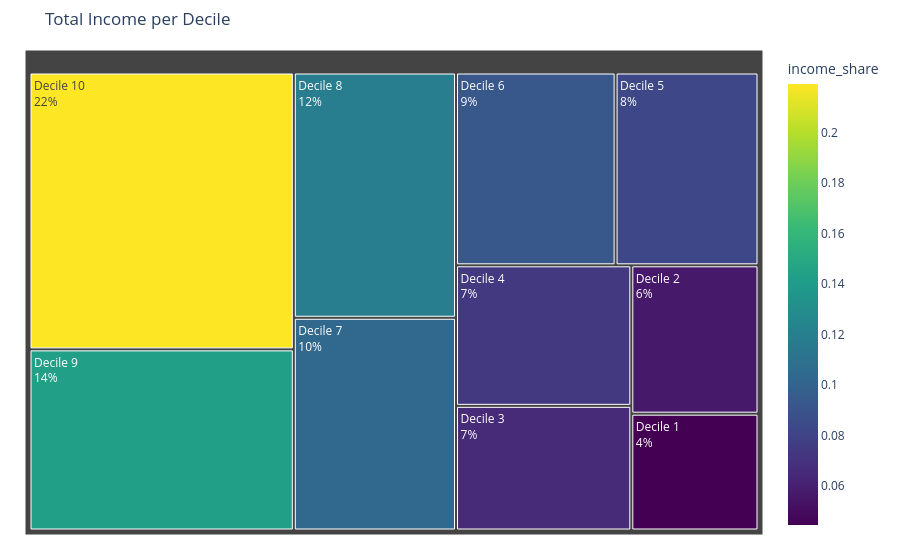

The code cell stored with this chart in its notebook:
### Markdown cell above
This can be further visualized using a **treemap**, which is an alternative way to visualize fractions.

### Code cell
import plotly.express as px
import plotly.io as pio
pio.renderers.default = "notebook_connected"

# Prepare data for plotting
income_treemap_data = income_sum.copy().reset_index(drop=True)
income_treemap_data["Decile"] = [f"Decile {i+1}" for i in range(len(income_treemap_data))]
income_treemap_data["income_share"] = (
    income_treemap_data["gross_monthly_income"] / income_treemap_data["gross_monthly_income"].sum()
)

fig = px.treemap(
    income_treemap_data,
    path=["Decile"],
    values="income_share",
    color="income_share",
    color_continuous_scale="Viridis",
    title="Total Income per Decile"
)

fig.update_traces(
    textinfo="label+percent entry",
    hovertemplate="<b>%{label}</b><br>Income share: %{value:.2%}<extra></extra>"
)

fig.update_layout(margin=dict(t=50, l=25, r=25, b=25))
fig

### Figure 1 — Plotly figure (JSON) as saved in the notebook; plotly's stock layout.template omitted (floating-point values rounded to 4 significant figures)
{"data": [{"branchvalues": "total", "customdata": [[0.0445], [0.05651], [0.06545], [0.07379], [0.08252], [0.09215], [0.1033], [0.1192], [0.1434], [0.2192]], "domain": {"x": [0, 1], "y": [0, 1]}, "hovertemplate": "<b>%{label}</b><br>Income share: %{value:.2%}<extra></extra>", "ids": ["Decile 1", "Decile 2", "Decile 3", "Decile 4", "Decile 5", "Decile 6", "Decile 7", "Decile 8", "Decile 9", "Decile 10"], "labels": ["Decile 1", "Decile 2", "Decile 3", "Decile 4", "Decile 5", "Decile 6", "Decile 7", "Decile 8", "Decile 9", "Decile 10"], "marker": {"coloraxis": "coloraxis", "colors": [0.0445, 0.05651, 0.06545, 0.07379, 0.08252, 0.09215, 0.1033, 0.1192, 0.1434, 0.2192]}, "name": "", "parents": ["", "", "", "", "", "", "", "", "", ""], "textinfo": "label+percent entry", "type": "treemap", "values": [0.0445, 0.05651, 0.06545, 0.07379, 0.08252, 0.09215, 0.1033, 0.1192, 0.1434, 0.2192]}], "layout": {"coloraxis": {"colorbar": {"title": {"text": "income_share"}}, "colorscale": [[0, "#440154"], [0.1111, "#482878"], [0.2222, "#3e4989"], [0.3333, "#31688e"], [0.4444, "#26828e"], [0.5556, "#1f9e89"], [0.6667, "#35b779"], [0.7778, "#6ece58"], [0.8889, "#b5de2b"], [1, "#fde725"]]}, "legend": {"tracegroupgap": 0}, "margin": {"b": 25, "l": 25, "r": 25, "t": 50}, "title": {"text": "Total Income per Decile"}}}
